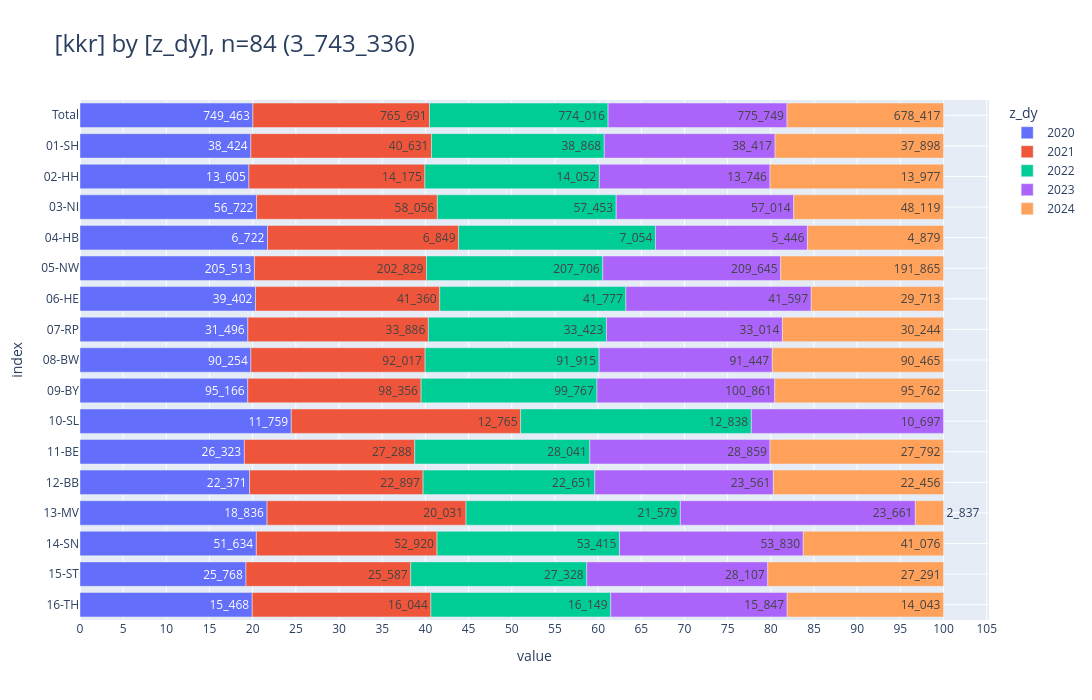

Source (notebook cell):
### Markdown cell above
<br>

### <a id='toc1_7_8_'></a>[Diagnosejahr ohne Altdaten](#toc0_)
- Filter: 2020 - 2024

### Code cell
_tu = show_vars(4, grouper_reg.KKR.value, show=True, filter=FILTER_DY)

# _ = pls.plot_stacked_bars(
#     _tu,
#     swap=False,
#     orientation="h",
#     show_total=True,
#     normalize=False,
#     relative=True,
#     height=700,
#     top_n_color=5,
#     sort_values_color=True,
#     show_other=True,
# )

### Figure 1 — Plotly figure (JSON) as saved in the notebook; plotly's stock layout.template omitted (floating-point values rounded to 4 significant figures)
{"data": [{"hovertemplate": "col=2020<br>value=%{x}<br>index=%{y}<br>cnt_str=%{text}<extra></extra>", "legendgroup": "2020", "marker": {"color": "#636EFA", "pattern": {"shape": ""}}, "name": "2020", "orientation": "h", "showlegend": true, "text": ["749_463", "38_424", "13_605", "56_722", "6_722", "205_513", "39_402", "31_496", "90_254", "95_166", "11_759", "26_323", "22_371", "18_836", "51_634", "25_768", "15_468"], "textposition": "auto", "type": "bar", "x": [749463, 38424, 13605, 56722, 6722, 205513, 39402, 31496, 90254, 95166, 11759, 26323, 22371, 18836, 51634, 25768, 15468], "xaxis": "x", "y": [" Total", "01-SH", "02-HH", "03-NI", "04-HB", "05-NW", "06-HE", "07-RP", "08-BW", "09-BY", "10-SL", "11-BE", "12-BB", "13-MV", "14-SN", "15-ST", "16-TH"], "yaxis": "y"}, {"hovertemplate": "col=2021<br>value=%{x}<br>index=%{y}<br>cnt_str=%{text}<extra></extra>", "legendgroup": "2021", "marker": {"color": "#EF553B", "pattern": {"shape": ""}}, "name": "2021", "orientation": "h", "showlegend": true, "text": ["765_691", "40_631", "14_175", "58_056", "6_849", "202_829", "41_360", "33_886", "92_017", "98_356", "12_765", "27_288", "22_897", "20_031", "52_920", "25_587", "16_044"], "textposition": "auto", "type": "bar", "x": [765691, 40631, 14175, 58056, 6849, 202829, 41360, 33886, 92017, 98356, 12765, 27288, 22897, 20031, 52920, 25587, 16044], "xaxis": "x", "y": [" Total", "01-SH", "02-HH", "03-NI", "04-HB", "05-NW", "06-HE", "07-RP", "08-BW", "09-BY", "10-SL", "11-BE", "12-BB", "13-MV", "14-SN", "15-ST", "16-TH"], "yaxis": "y"}, {"hovertemplate": "col=2022<br>value=%{x}<br>index=%{y}<br>cnt_str=%{text}<extra></extra>", "legendgroup": "2022", "marker": {"color": "#00CC96", "pattern": {"shape": ""}}, "name": "2022", "orientation": "h", "showlegend": true, "text": ["774_016", "38_868", "14_052", "57_453", "7_054", "207_706", "41_777", "33_423", "91_915", "99_767", "12_838", "28_041", "22_651", "21_579", "53_415", "27_328", "16_149"], "textposition": "auto", "type": "bar", "x": [774016, 38868, 14052, 57453, 7054, 207706, 41777, 33423, 91915, 99767, 12838, 28041, 22651, 21579, 53415, 27328, 16149], "xaxis": "x", "y": [" Total", "01-SH", "02-HH", "03-NI", "04-HB", "05-NW", "06-HE", "07-RP", "08-BW", "09-BY", "10-SL", "11-BE", "12-BB", "13-MV", "14-SN", "15-ST", "16-TH"], "yaxis": "y"}, {"hovertemplate": "col=2023<br>value=%{x}<br>index=%{y}<br>cnt_str=%{text}<extra></extra>", "legendgroup": "2023", "marker": {"color": "#AB63FA", "pattern": {"shape": ""}}, "name": "2023", "orientation": "h", "showlegend": true, "text": ["775_749", "38_417", "13_746", "57_014", "5_446", "209_645", "41_597", "33_014", "91_447", "100_861", "10_697", "28_859", "23_561", "23_661", "53_830", "28_107", "15_847"], "textposition": "auto", "type": "bar", "x": [775749, 38417, 13746, 57014, 5446, 209645, 41597, 33014, 91447, 100861, 10697, 28859, 23561, 23661, 53830, 28107, 15847], "xaxis": "x", "y": [" Total", "01-SH", "02-HH", "03-NI", "04-HB", "05-NW", "06-HE", "07-RP", "08-BW", "09-BY", "10-SL", "11-BE", "12-BB", "13-MV", "14-SN", "15-ST", "16-TH"], "yaxis": "y"}, {"hovertemplate": "col=2024<br>value=%{x}<br>index=%{y}<br>cnt_str=%{text}<extra></extra>", "legendgroup": "2024", "marker": {"color": "#FFA15A", "pattern": {"shape": ""}}, "name": "2024", "orientation": "h", "showlegend": true, "text": ["678_417", "37_898", "13_977", "48_119", "4_879", "191_865", "29_713", "30_244", "90_465", "95_762", "27_792", "22_456", "2_837", "41_076", "27_291", "14_043"], "textposition": "auto", "type": "bar", "x": [678417, 37898, 13977, 48119, 4879, 191865, 29713, 30244, 90465, 95762, 27792, 22456, 2837, 41076, 27291, 14043], "xaxis": "x", "y": [" Total", "01-SH", "02-HH", "03-NI", "04-HB", "05-NW", "06-HE", "07-RP", "08-BW", "09-BY", "11-BE", "12-BB", "13-MV", "14-SN", "15-ST", "16-TH"], "yaxis": "y"}], "layout": {"barmode": "relative", "barnorm": "percent", "height": 700, "legend": {"title": {"text": "z_dy"}, "tracegroupgap": 0, "traceorder": "normal"}, "title": {"font": {"size": 24}, "text": "[kkr] by [z_dy], n=84 (3_743_336)", "xanchor": "left", "y": 0.95, "yanchor": "top"}, "width": 1600, "xaxis": {"anchor": "y", "domain": [0, 1], "dtick": 5, "gridwidth": 1, "showgrid": true, "title": {"text": "value"}}, "yaxis": {"anchor": "x", "categoryarray": ["16-TH", "15-ST", "14-SN", "13-MV", "12-BB", "11-BE", "10-SL", "09-BY", "08-BW", "07-RP", "06-HE", "05-NW", "04-HB", "03-NI", "02-HH", "01-SH", " Total"], "categoryorder": "array", "domain": [0, 1], "gridwidth": 1, "showgrid": true, "title": {"text": "index"}}}}
